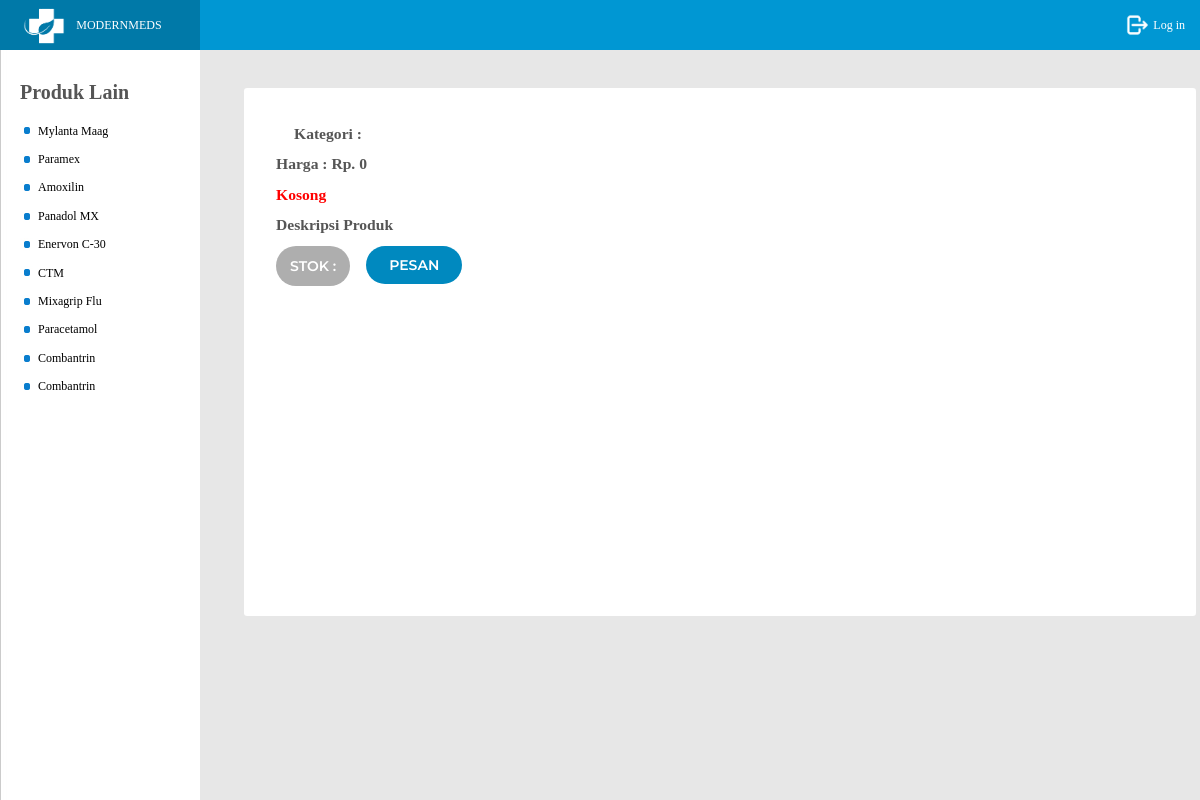
The app's page /detail_produk.php with its own data.
### tables this page shows
CREATE TABLE `produk` (
  `id_produk` int(11) NOT NULL,
  `nama_produk` varchar(128) DEFAULT NULL,
  `kategori` varchar(64) DEFAULT NULL,
  `deskripsi_produk` varchar(1024) DEFAULT NULL,
  `harga_produk` int(11) DEFAULT NULL,
  `stok_produk` int(11) DEFAULT NULL,
  `gambar` varchar(512) DEFAULT NULL
);

### function.php (called while the page is built, shortened)
<?php
$conn = mysqli_connect("localhost", "root", "", "modernmeds");
function query($query)
{
	global $conn;
	$result = mysqli_query($conn, $query);
	$record = [];
	while ($data = mysqli_fetch_assoc($result)) {
		$record[] = $data;
	}
	return $record;
}

### model_produk.php (called while the page is built, shortened)
<?php
$produk_random = query("SELECT * FROM produk ORDER BY RAND() LIMIT 10");
if (isset($_GET['kategori'])) {
   $kategori = $_GET['kategori'];
   if (isset($_GET['kategori']) && isset($_GET['search'])) {
      $kategori = $_GET['kategori'];
      $keyword = $_GET['search'];
      $produk = query("SELECT * FROM produk WHERE kategori = '$kategori'
                                                AND id_produk LIKE '%$keyword%'
                                                OR nama_produk LIKE '%$keyword%'
                                                OR deskripsi_produk LIKE '%$keyword%'");
   } else {
      $produk = query("SELECT * FROM produk WHERE kategori = '$kategori';");
   }
} else {
   if (isset($_GET['search'])) {
      $keyword = $_GET['search'];
      $produk = query("SELECT * FROM produk WHERE id_produk LIKE '%$keyword%' OR nama_produk LIKE '%$keyword%' OR deskripsi_produk LIKE '%$keyword%';");
   } else {
      $produk = query("SELECT * FROM produk;");
   }
}

### detail_produk.php (the view, shortened to what this page needs)
<?php
require_once "function.php";
require_once "model_produk.php";
?>
<!DOCTYPE html>
<html lang="en">
<head>
   <link rel="stylesheet" href="css/styles.css">
</head>
<body>
   <?php require_once "navbar.php" ?>
   <div class="section_w440 margin_r_20" style="position: fixed; bottom:0; top:50px;">
      <div class="sub_content" style="margin-top: 2rem;">
         <h2 style="display:inline; margin-bottom:1rem;">Produk Lain</h2>
         <ul class="service_list" style="margin-top:0.7rem">
            <?php foreach ($produk_random as $prd) : ?>
               <li><a href="detail_produk?id_produk=<?= $prd['id_produk']; ?>" style="text-decoration:none;"><?= $prd['nama_produk']; ?></a></li>
            <?php endforeach; ?>
         </ul>
      </div>
   </div>
   <div id="content">
      <div style="margin: auto;">
         <div style="width:100%; height:33rem; background-color:white; border-radius: 0.2rem; padding: 2rem; margin:1rem;">
            <h1><?= $produk['nama_produk'] ?></h1>
            <div class="sub_content">
               <p style="font-size: 1.3em;"><strong>Kategori : <?= $produk['kategori'] ?></strong></p>
               <p style="font-size: 1.3em;"><strong>Harga : Rp. <?= number_format($produk['harga_produk'], 0, ",", ".") ?></strong></p>
               <?php if ($produk['stok_produk'] == 0) : ?>
                  <p style="font-size: 1.3em; color:red"><strong>Kosong</strong></p>
               <?php else : ?>
                  <p style="font-size: 1.3em;"><strong>Stok Produk : <?= $produk['stok_produk']; ?></strong></p>
               <?php endif; ?>
               <label style="display: block; font-size: 1.3em;"" for=" deskripsi"><strong>Deskripsi Produk</strong></label>
               <div class="my-form" style="float: left;"><button type="FALSE" style="background-color:#aeaeae; border-radius: 100em; font-weight:600 ;; padding:0.8em 1em;">Stok : <?= $produk['stok_produk'] ?></button></div>
               <form action="" method="post" class="my-form">
                  <div class="my-form">
                     <button style="width: 6rem; margin-left:1rem; font-weight:600; border-radius:100em" type="submit" name="btn_pesan">Pesan</button>
                  </div>
               </form>
            </div>
         </div>
      </div>
   </div>
</body>
</html>

### css/styles.css (style rules this page uses)
* { margin: 0; padding: 0; font-family: Montserrat Medium; box-sizing: border-box; -o-box-sizing: border-box; -ms-box-sizing: border-box; -moz-box-sizing: border-box; -webkit-box-sizing: border-box; }
body { background-color: #ccc; }
.form button, .my-form button { font-family: "Montserrat", sans-serif; text-transform: uppercase; outline: 0; background: #0089bf; width: 100%; border: 0; padding: 10px; color: #ffffff; font-size: 14px; -webkit-transition: all 0.3 ease; transition: all 0.3 ease; cursor: pointer; }
body { background: #76b852; background: -webkit-linear-gradient(right, #76b852, #8dc26f); background: -moz-linear-gradient(right, #76b852, #8dc26f); background: -o-linear-gradient(right, #76b852, #8dc26f); background: linear-gradient(to left, #76b852, #8dc26f); font-family: "Roboto", sans-serif; -webkit-font-smoothing: antialiased; -moz-osx-font-smoothing: grayscale; }
body { margin: 0; padding: 0; line-height: 1.7em; font-family: Arial, Helvetica, sans-serif; font-size: 12px; color: #555555; background: #e7e7e7; }
a:link, a:visited { color: #000000; font-size: 12px; text-decoration: none; font-weight: normal; }
p { margin: 0px; padding: 0px; }
.margin_r_20 { margin-right: 20px; }
h1 { margin: 0px; padding: 2px 0; font-size: 30px; font-weight: bold; }
h2 { margin: 0px; padding: 0px; font-size: 20px; font-weight: bold; }
#content { clear: both; margin: 2rem 0rem 0rem 13rem; padding: 40px 20px; }
#content p { margin-bottom: 10px; }
.section_w440 { float: left; width: 200px; background: url(../images/section_w440_bg.jpg) repeat-y; }
.section_w440 .sub_content { padding: 0 20px; }
.service_list { margin: 0px; padding: 0px; list-style: none; }
.service_list li { padding: 4px 0 4px 18px; margin: 0px; background: url(../images/list_icon.jpg) left center no-repeat; }

### records on screen
produk: nama_produk "Mylanta Maag"
produk: nama_produk "Paramex"
produk: nama_produk "Amoxilin"
produk: nama_produk "Panadol MX"
produk: nama_produk "Enervon C-30"
produk: nama_produk "CTM"
produk: nama_produk "Mixagrip Flu"
produk: nama_produk "Paracetamol"
produk: nama_produk "Combantrin"
produk: nama_produk "Combantrin"

### other values on screen
$produk['harga_produk'] "0"
